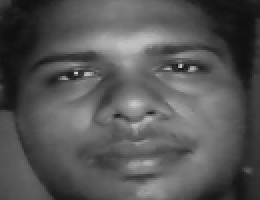
#> input picture face recognization/datasets/ragul alvin/1.png, 130 x 100 px, given in place of the camera (shown 2 times larger)
$ python datacreate.py
#> lines starting #> are read from the running program, lines starting #| are printed output that depends on the picture; after the words box and inside, x2 and y2 are one past the last pixel; in counts of white or black regions, pixels touching at a corner belong together
import cv2, os
haar_file = 'haarcascade_frontalface_default.xml'
datasets = 'datasets'
sub_data = 'ragul alvin'

path = os.path.join(datasets, sub_data)
if not os.path.isdir(path):
    os.mkdir(path)
(width, height) = (130,100)


face_cascade = cv2.CascadeClassifier(haar_file)

webcam = cv2.VideoCapture(0)

count = 1
while count < 51:
    print(count)
    (_,im) = webcam.read()
#> im is the input picture: shape (100, 130, 3); min 15, max 211, mean 85.8

    gray = cv2.cvtColor(im, cv2.COLOR_BGR2GRAY)

    face = face_cascade.detectMultiScale(gray, 1.3, 4)
#> face = [[20, 9, 87, 87]]
    for (x,y,w,h) in face:
        cv2.rectangle(im, (x,y) ,(x+w,y+h), (255,0,0), 2)
        face = gray[y:y + h, x:x + w]
        face_resize = cv2.resize(face, (width, height))
        cv2.imwrite('%s/%s.png' % (path,count), face_resize)
#> this loop made 1 pass
#> pass 1, `face = gray[y:y + h, x:x + w]`:
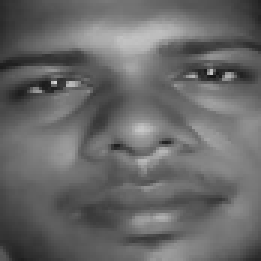
#> face: shape (87, 87) (shown 3 times larger); min 23, max 211, mean 103.9
#> pass 1, `face_resize = cv2.resize(face, (width, height))`:
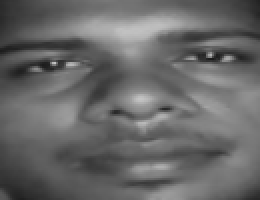
#> face_resize: shape (100, 130) (shown 2 times larger); min 27, max 197, mean 103.8
#> after the loop:
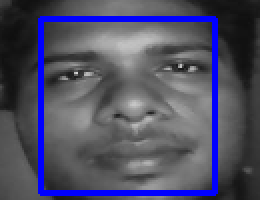
#> im: shape (100, 130, 3) (shown 2 times larger); 8% of pixels changed, all inside (x1, y1, x2, y2) = (19, 8, 109, 98)
    count += 1

    cv2.imshow('opencv', im)
    key =cv2.waitKey(10)
#> (key Esc is pressed here)
    if key == 27:
        break
webcam.release()
cv2.destroyAllWindows()
